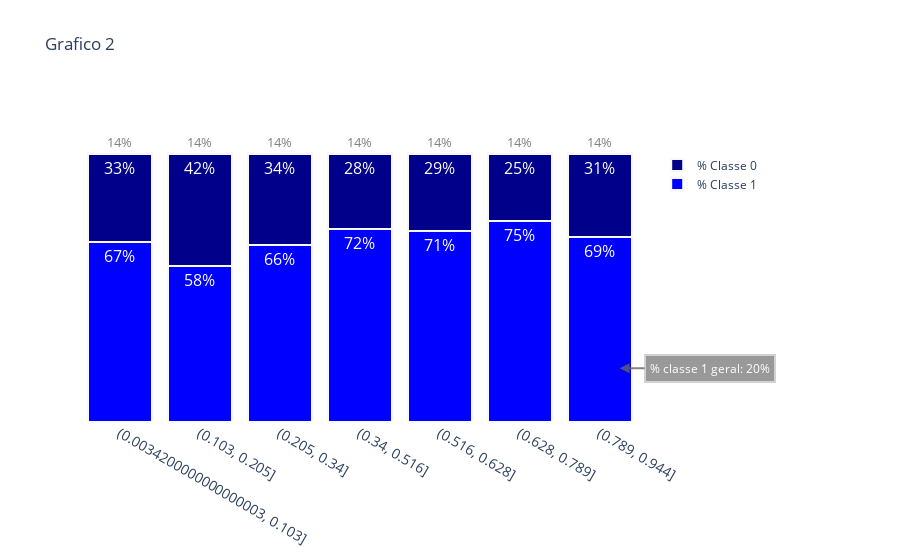

Notebook source saved alongside this figure:
### Code cell
stacked_barplot_probs(train_table)

### Figure 1 — Plotly figure (JSON) as saved in the notebook; plotly's stock layout.template omitted (floating-point values rounded to 4 significant figures)
{"data": [{"marker": {"color": "blue", "line": {"color": "rgb(248, 248, 249)", "width": 2}}, "name": "% Classe 1", "text": ["67%", "58%", "66%", "72%", "71%", "75%", "69%"], "textfont": {"size": 16}, "textposition": "inside", "type": "bar", "x": ["(0.0034200000000000003, 0.103]", "(0.103, 0.205]", "(0.205, 0.34]", "(0.34, 0.516]", "(0.516, 0.628]", "(0.628, 0.789]", "(0.789, 0.944]"], "y": [0.67, 0.58, 0.66, 0.72, 0.71, 0.75, 0.69]}, {"marker": {"color": "darkblue", "line": {"color": "rgb(248, 248, 249)", "width": 2}}, "name": "% Classe 0", "text": ["33%", "42%", "34%", "28%", "29%", "25%", "31%"], "textfont": {"size": 16}, "textposition": "inside", "type": "bar", "x": ["(0.0034200000000000003, 0.103]", "(0.103, 0.205]", "(0.205, 0.34]", "(0.34, 0.516]", "(0.516, 0.628]", "(0.628, 0.789]", "(0.789, 0.944]"], "y": [0.33, 0.42, 0.34, 0.28, 0.29, 0.25, 0.31]}, {"marker": {"color": "white"}, "mode": "lines+text", "showlegend": false, "text": ["14%", "14%", "14%", "14%", "14%", "14%", "14%"], "textfont": {"color": "gray", "size": 13}, "textposition": "top center", "type": "scatter", "x": ["(0.0034200000000000003, 0.103]", "(0.103, 0.205]", "(0.205, 0.34]", "(0.34, 0.516]", "(0.516, 0.628]", "(0.628, 0.789]", "(0.789, 0.944]"], "xaxis": "x", "y": [0.14, 0.14, 0.14, 0.14, 0.14, 0.14, 0.14], "yaxis": "y2"}], "layout": {"annotations": [{"align": "center", "arrowcolor": "#636363", "arrowhead": 2, "arrowsize": 1, "arrowwidth": 2, "ax": 90, "ay": 0, "bgcolor": "gray", "bordercolor": "#c7c7c7", "borderpad": 4, "borderwidth": 2, "font": {"color": "white"}, "opacity": 0.8, "showarrow": true, "text": "% classe 1 geral: 20%", "x": 6.25, "xref": "x", "y": 0.2, "yref": "y"}], "barmode": "stack", "legend": {"title": {"text": " "}, "x": 0.78, "y": 0.9}, "plot_bgcolor": "white", "title": {"text": "Grafico 2"}, "xaxis": {"anchor": "y", "domain": [0, 0.94], "tickfont": {"size": 14}}, "yaxis": {"anchor": "x", "autorange": false, "domain": [0, 1], "range": [0, 1.2], "showticklabels": false}, "yaxis2": {"anchor": "x", "autorange": false, "overlaying": "y", "range": [-10, 2], "showticklabels": false, "side": "right"}}}
